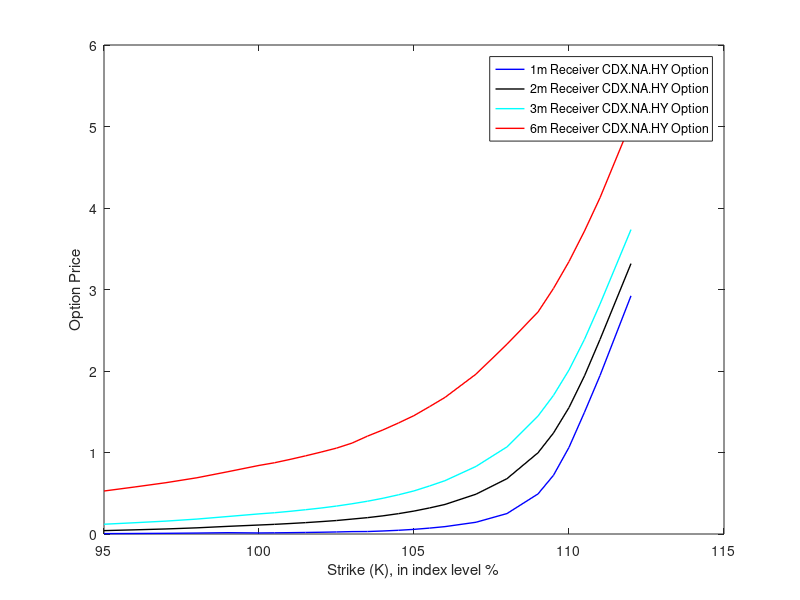

The MATLAB script that drew this image: (Note: this script raises an error after producing the figure.)
clear all;

StrikeHY=[ 950000 960000 970000 980000 990000 1000000 1005000 1010000 1015000 1020000 1025000 1030000 1035000 1040000 1045000 1050000 1055000 1060000 1070000 1080000 1090000 1095000 1100000 1105000 1110000 1120000];
StrikeHY=StrikeHY.*10^(-4);

StrikeIG=[ 4000 4500 5000 5500 6000 6250 6500 6750 7000 7250 7500 7750 8000 8250 8500 8750 9000 9250 9500 9750 10000 10500 11000 11500 12000 ];
StrikeIG=StrikeIG.*10^(-2);

RecIG_1m=[ 0.0061433 0.00363136 0.00147336 0.00044753 0.00016971 0.00011488 0.00009357 0.00007048 0.00006052 0.00004746 0.00003783 0.00003047 0.00002493 0.00002195 0.00002 0.00001752 0.00001531 0.00001272 0.00001043 0.00001053 0.00000903 0.00000682 0.00000533 0.00000429 0.00000356];
RecIG_2m=[ 0.00652948 0.00415653 0.00218574 0.00111464 0.0006729 0.00053817 0.00044259 0.00037125 0.00031599 0.00027163 0.00023654 0.00020567 0.00018075 0.00016002 0.00014145 0.00012359 0.0001191 0.00010458 0.00009136 0.00008083 0.00007185 0.00005669 0.00004546 0.00003703 0.0000319 ];
RecIG_3m=[ 0.00688087 0.00462557 0.00283761 0.00173813 0.00118869 0.00100358 0.00086282 0.00075294 0.00066275 0.00059574 0.00053951 0.00048165 0.00043986 0.00040167 0.0003691 0.0003409 0.00031478 0.00028538 0.00025663 0.00023461 0.00021334 0.00017749 0.00014789 0.00011929 0.00009939 ];
RecIG_6m=[ 0.00803973 0.00615159 0.00467727 0.00363599 0.00291753 0.00258163 0.00236639 0.00219116 0.0020333 0.00189715 0.00179071 0.0016803 0.00159008 0.0015018 0.00143267 0.00135917 0.00130151 0.00122524 0.00115404 0.00109259 0.00098636 0.00088583 0.00079796 0.00071884 0.0006547 ];
PayIG_1m=[ 0.00000503 0.00004675 0.0003843 0.0019403 0.00426437 0.00547864 0.00672419 0.00795609 0.00921673 0.010453 0.0117173 0.01295262 0.01420118 0.01546305 0.01669376 0.01795223 0.01917859 0.02043217 0.02165305 0.02290244 0.02411848 0.02659012 0.02908958 0.0315256 0.03398821 ];
PayIG_2m=[ 0.00002752 0.00005688 0.00067767 0.00219741 0.00427301 0.00539183 0.00654689 0.00772645 0.00891678 0.01011636 0.01132255 0.0125304 0.01373402 0.01494614 0.01615934 0.01737239 0.01858471 0.01979218 0.02100872 0.02221578 0.02342182 0.02582903 0.02821694 0.03061004 0.03300875 ];
PayIG_3m=[ 0.00005911 0.00021871 0.00092332 0.00237841 0.00430673 0.00534956 0.00644311 0.00756521 0.00870594 0.00985607 0.01102259 0.01218929 0.01335954 0.0145387 0.01571873 0.01689707 0.01808121 0.01925627 0.02042513 0.02160766 0.02278479 0.0251361 0.02747465 0.02983014 0.03215705 ];
PayIG_6m=[ 0.00013026 0.00058052 0.00147764 0.00281048 0.00439187 0.00530936 0.00625182 0.0072532 0.00826187 0.00929271 0.01034221 0.01139324 0.01245593 0.01352653 0.01454544 0.01568813 0.01670654 0.01777518 0.01885747 0.01993697 0.02099629 0.02318493 0.02534098 0.02753639 0.02981198 ];

RecHY_1m=[ 0.00004798 0.00006337 0.00008496 0.00011579 0.00016049 0.0001285 0.00014441 0.00016435 0.00018801 0.00021599 0.00025009 0.00029274 0.00030382 0.00037036 0.00045588 0.00056994 0.00072331 0.00090549 0.00144191 0.00250967 0.00491723 0.00720595 0.01063242 0.01494249 0.01944174 0.02922646];
RecHY_2m=[ 0.00041525 0.0005123 0.00061958 0.00075774 0.00093928 0.00110273 0.00118519 0.00128532 0.00139386 0.00151916 0.00165313 0.0018303 0.00200744 0.00222991 0.00249722 0.00281396 0.00319678 0.00362579 0.00488457 0.00679197 0.00996545 0.01239734 0.01551574 0.01940809 0.0238675 0.03317863];
RecHY_3m=[ 0.00119844 0.00138453 0.00158265 0.00183189 0.00214777 0.00246861 0.00260936 0.00278362 0.00297901 0.00318651 0.00342767 0.00370866 0.00402269 0.00438703 0.0048115 0.00528827 0.00589296 0.00654315 0.00829109 0.01068946 0.01447381 0.01701017 0.02012565 0.02389131 0.02820574 0.03735482];
RecHY_6m=[ 0.00527476 0.00577476 0.00629718 0.00690229 0.00764583 0.00841287 0.00874272 0.00915118 0.00958776 0.01005002 0.01053741 0.01115323 0.01200999 0.0127737 0.01362361 0.01452658 0.01562645 0.01675995 0.01961712 0.02329246 0.02723818 0.03013276 0.03343349 0.03717379 0.04125746 0.05048495];
PayHY_1m=[ 0.14080118 0.13081088 0.12082388 0.1108626 0.10086617 0.09090001 0.08592142 0.08094683 0.07597656 0.07101189 0.06604383 0.06108955 0.05616212 0.05121105 0.0462972 0.0414232 0.03655451 0.03172636 0.02210608 0.0128667 0.0054272 0.0027218 0.00106231 0.00053649 0.00021344 0.00005218];
PayHY_2m=[ 0.13730304 0.12738706 0.11748508 0.10760742 0.09776604 0.08797359 0.08304208 0.0781546 0.07327837 0.06841711 0.06355642 0.05873172 0.05394195 0.04914367 0.04441413 0.03972306 0.03509924 0.03051315 0.02151118 0.01343788 0.00657938 0.00400238 0.0021185 0.00117044 0.0005803 0.00015497];
PayHY_3m=[ 0.13423358 0.12441479 0.11461671 0.10484328 0.0951463 0.08550855 0.0806555 0.07583735 0.07103413 0.06624342 0.06148296 0.056767 0.05208022 0.04742527 0.04282828 0.03803125 0.03362101 0.02928347 0.02103339 0.01355282 0.00723728 0.00478897 0.00315417 0.00194454 0.0011475 0.00032549];
PayHY_6m=[ 0.12547013 0.11594608 0.10649124 0.09709576 0.08784713 0.07861388 0.07394323 0.06936656 0.06480359 0.06026096 0.05572745 0.05130998 0.04700736 0.04259009 0.03839408 0.03430057 0.03055435 0.02676714 0.01958989 0.01328651 0.00795072 0.00585992 0.00408563 0.0027964 0.00182316 0.0006292];

t1m=0.05556;
t2m=0.13333;
t3m=0.21111;
t6m=0.46389;

SpreadHY=299.00;
SpreadIG=51.23;
PriceHY=109.3570;
PriceIG=102.4780;
r=0.00778;

multi=100;
RecIG_1m=RecIG_1m.*multi;
RecIG_2m=RecIG_2m.*multi;
RecIG_3m=RecIG_3m.*multi;
RecIG_6m=RecIG_6m.*multi;
PayIG_1m=PayIG_1m*multi;
PayIG_2m=PayIG_2m*multi;
PayIG_3m=PayIG_3m*multi;
PayIG_6m=PayIG_6m*multi;
RecHY_1m=RecHY_1m.*multi;
RecHY_2m=RecHY_2m.*multi;
RecHY_3m=RecHY_3m.*multi;
RecHY_6m=RecHY_6m.*multi;
PayHY_1m=PayHY_1m*multi;
PayHY_2m=PayHY_2m*multi;
PayHY_3m=PayHY_3m*multi;
PayHY_6m=PayHY_6m*multi;

%% put HY
figure;
plot(StrikeHY,RecHY_1m,'b-','linewidth',1);
hold on
plot(StrikeHY,RecHY_2m,'k-','linewidth',1);
hold on
plot(StrikeHY,RecHY_3m,'c-','linewidth',1);
hold on
plot(StrikeHY,RecHY_6m,'r-','linewidth',1);
xlabel('Strike (K), in index level %')
ylabel('Option Price')
% title('CDX.NA.HY Receiver Option Quoted Price')
legend('1m Receiver CDX.NA.HY Option','2m Receiver CDX.NA.HY Option','3m Receiver CDX.NA.HY Option','6m Receiver CDX.NA.HY Option','location','best')

volHY_1ms=[];
volHY_2ms=[];
volHY_3ms=[];
volHY_6ms=[];

for i = 1:numel(StrikeHY)
    volHY_1m = blsimpv(PriceHY, StrikeHY(i), r, t1m, RecHY_1m(i),'Class', {'Put'});
    volHY_2m = blsimpv(PriceHY, StrikeHY(i), r, t2m, RecHY_2m(i),'Class', {'Put'});
    volHY_3m = blsimpv(PriceHY, StrikeHY(i), r, t3m, RecHY_3m(i),'Class', {'Put'});
    volHY_6m = blsimpv(PriceHY, StrikeHY(i), r, t6m, RecHY_6m(i),'Class', {'Put'});
    volHY_1ms(end+1)=volHY_1m;
    volHY_2ms(end+1)=volHY_2m;
    volHY_3ms(end+1)=volHY_3m;
    volHY_6ms(end+1)=volHY_6m;
end

figure;
plot(StrikeHY,volHY_1ms,'b-o','linewidth',1)
hold on;
plot(StrikeHY,volHY_2ms,'k-o','linewidth',1)
hold on;
plot(StrikeHY,volHY_3ms,'c-o','linewidth',1)
hold on;
plot(StrikeHY,volHY_6ms,'r-o','linewidth',1)
xlabel('Strike (K), in index level %')
ylabel('Volatility (\sigma)')
% title('CDX.NA.HY Receiver Option Implied Vol')
legend('\sigma_{1m}','\sigma_{2m}','\sigma_{3m}','\sigma_{6m}','location','best')

%% call HY
% figure;
% plot(StrikeHY,PayHY_1m,'b-','linewidth',1);
% hold on
% plot(StrikeHY,PayHY_2m,'k-','linewidth',1);
% hold on
% plot(StrikeHY,PayHY_3m,'c-','linewidth',1);
% hold on
% plot(StrikeHY,PayHY_6m,'r-','linewidth',1);
% xlabel('Strike (K)')
% ylabel('Option Price')
% % title('CDX.NA.HY Payer Option Quoted Price')
% legend('1m Payer CDX.NA.HY option','2m Payer CDX.NA.HY option','3m Payer CDX.NA.HY option','6m Payer CDX.NA.HY option','location','best')
% 
% volHY_1ms=[];
% volHY_2ms=[];
% volHY_3ms=[];
% volHY_6ms=[];
% 
% for i = 1:numel(StrikeHY)
%     volHY_1m = blsimpv(PriceHY, StrikeHY(i), r, t1m, PayHY_1m(i),'Class', {'Call'});
%     %volHY_1m = impliedVol(PayHY_1m(i), PriceHY, StrikeHY(i), r, t1m,1);
%     volHY_2m = blsimpv(PriceHY, StrikeHY(i), r, t2m, PayHY_2m(i),'Class', {'Call'});
%     %volHY_2m = impliedVol(PayHY_2m(i), PriceHY, StrikeHY(i), r, t2m,1);
%     volHY_3m = blsimpv(PriceHY, StrikeHY(i), r, t3m, PayHY_3m(i),'Class', {'Call'});
%     %volHY_3m = impliedVol(PayHY_3m(i), PriceHY, StrikeHY(i), r, t3m,1);
%     volHY_6m = blsimpv(PriceHY, StrikeHY(i), r, t6m, PayHY_6m(i),'Class', {'Call'});
%     %volHY_6m = impliedVol(PayHY_6m(i), PriceHY, StrikeHY(i), r, t6m,1);
%     volHY_1ms(end+1)=volHY_1m;
%     volHY_2ms(end+1)=volHY_2m;
%     volHY_3ms(end+1)=volHY_3m;
%     volHY_6ms(end+1)=volHY_6m;
% end
% 
% figure;
% plot(StrikeHY,volHY_1ms,'b-o','linewidth',1)
% hold on;
% plot(StrikeHY,volHY_2ms,'k-o','linewidth',1)
% hold on;
% plot(StrikeHY,volHY_3ms,'c-o','linewidth',1)
% hold on;
% plot(StrikeHY,volHY_6ms,'r-o','linewidth',1)
% xlabel('Strike (K)')
% ylabel('Volatility (\sigma)')
% % title('CDX.NA.HY Payer Option Implied Vol')
% legend('\sigma_{1m}','\sigma_{2m}','\sigma_{3m}','\sigma_{6m}','location','best')

%% call IG
figure;
plot(StrikeIG,RecIG_1m,'b-','linewidth',1);
hold on
plot(StrikeIG,RecIG_2m,'k-','linewidth',1);
hold on
plot(StrikeIG,RecIG_3m,'c-','linewidth',1);
hold on
plot(StrikeIG,RecIG_6m,'r-','linewidth',1);
xlabel('Strike (K)')
ylabel('Option Price')
title('CDX.NA.IG Receiver Option Quoted Price')
legend('\sigma_{1m}','\sigma_{2m}','\sigma_{3m}','\sigma_{6m}','location','best')

volIG_1ms=[];
volIG_2ms=[];
volIG_3ms=[];
volIG_6ms=[];

for i = 1:numel(StrikeIG)
    volIG_1m = blsimpv(SpreadIG, StrikeHY(i), r, t1m, RecIG_1m(i),'Class', {'Call'});
    volIG_2m = blsimpv(SpreadIG, StrikeHY(i), r, t2m, RecIG_2m(i),'Class', {'Call'});
    volIG_3m = blsimpv(SpreadIG, StrikeHY(i), r, t3m, RecIG_3m(i),'Class', {'Call'});
    volIG_6m = blsimpv(SpreadIG, StrikeHY(i), r, t6m, RecIG_6m(i),'Class', {'Call'});
    volIG_1ms(end+1)=volIG_1m;
    volIG_2ms(end+1)=volIG_2m;
    volIG_3ms(end+1)=volIG_3m;
    volIG_6ms(end+1)=volIG_6m;
end

figure;
plot(StrikeIG,volIG_1ms,'b-o','linewidth',1)
hold on;
plot(StrikeIG,volIG_2ms,'k-o','linewidth',1)
hold on;
plot(StrikeIG,volIG_3ms,'c-o','linewidth',1)
hold on;
plot(StrikeIG,volIG_6ms,'r-o','linewidth',1)
xlabel('Strike (K), in spread bps')
ylabel('Volatility (\sigma)')
title('CDX.NA.IG Receiver Option Implied Vol')
legend('\sigma_{1m}','\sigma_{2m}','\sigma_{3m}','\sigma_{6m}','location','best')
%% put IG
% figure;
% plot(StrikeIG,PayIG_1m,'b-','linewidth',1);
% hold on
% plot(StrikeIG,PayIG_2m,'k-','linewidth',1);
% hold on
% plot(StrikeIG,PayIG_3m,'c-','linewidth',1);
% hold on
% plot(StrikeIG,PayIG_6m,'r-','linewidth',1);
% xlabel('Strike (K)')
% ylabel('Option Price')
% % title('CDX.NA.IG Payer Option Quoted Price')
% legend('1m Payer CDX.NA.IG option','2m Payer CDX.NA.IG option','3m Payer CDX.NA.IG option','6m Payer CDX.NA.IG option','location','best')
% 
% volIG_1ms=[];
% volIG_2ms=[];
% volIG_3ms=[];
% volIG_6ms=[];
% 
% for i = 1:numel(StrikeIG)
%     volIG_1m = blsimpv(SpreadIG, StrikeIG(i), r, t1m, PayIG_1m(i),'Class', {'Put'});
%     %volIG_1m = impliedVol(PayIG_1m(i), SpreadIG, StrikeIG(i), r, t1m,1);
%     volIG_2m = blsimpv(SpreadIG, StrikeIG(i), r, t2m, PayIG_2m(i),'Class', {'Put'});
%     %volIG_2m = impliedVol(PayIG_2m(i), SpreadIG, StrikeIG(i), r, t2m,1);
%     volIG_3m = blsimpv(SpreadIG, StrikeIG(i), r, t3m, PayIG_3m(i),'Class', {'Put'});
%     %volIG_3m = impliedVol(PayIG_3m(i), SpreadIG, StrikeIG(i), r, t3m,1);
%     volIG_6m = blsimpv(SpreadIG, StrikeIG(i), r, t6m, PayIG_6m(i),'Class', {'Put'});
%     %volIG_6m = impliedVol(PayIG_6m(i), SpreadIG, StrikeIG(i), r, t6m,1);
%     volIG_1ms(end+1)=volIG_1m;
%     volIG_2ms(end+1)=volIG_2m;
%     volIG_3ms(end+1)=volIG_3m;
%     volIG_6ms(end+1)=volIG_6m;
% end
% 
% figure;
% plot(StrikeIG,volIG_1ms,'b-o','linewidth',1)
% hold on;
% plot(StrikeIG,volIG_2ms,'k-o','linewidth',1)
% hold on;
% plot(StrikeIG,volIG_3ms,'c-o','linewidth',1)
% hold on;
% plot(StrikeIG,volIG_6ms,'r-o','linewidth',1)
% xlabel('Strike (K)')
% ylabel('Volatility (\sigma)')
% % title('CDX.NA.IG Payer Option Implied Vol')
% legend('\sigma_{1m}','\sigma_{2m}','\sigma_{3m}','\sigma_{6m}','location','best')
